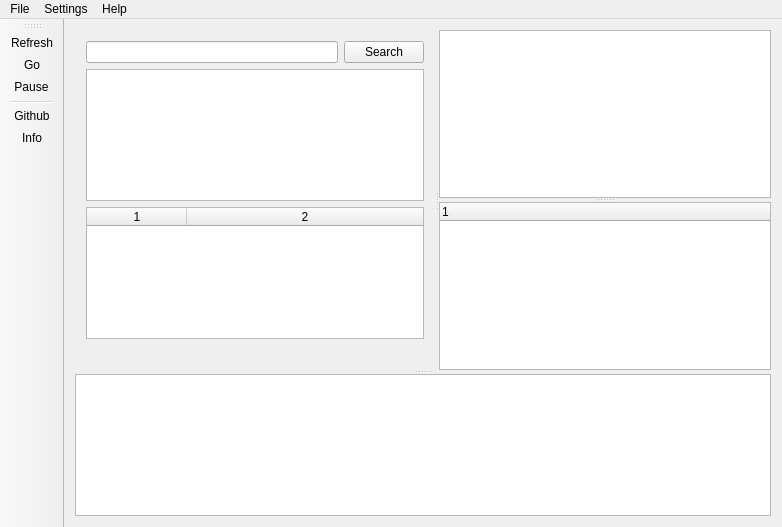
<?xml version="1.0" encoding="UTF-8"?>
<ui version="4.0">
 <class>MainWindow</class>
 <widget class="QMainWindow" name="MainWindow">
  <property name="windowModality">
   <enum>Qt::ApplicationModal</enum>
  </property>
  <property name="geometry">
   <rect>
    <x>0</x>
    <y>0</y>
    <width>782</width>
    <height>527</height>
   </rect>
  </property>
  <property name="cursor">
   <cursorShape>ArrowCursor</cursorShape>
  </property>
  <property name="mouseTracking">
   <bool>true</bool>
  </property>
  <property name="windowTitle">
   <string>MainWindow</string>
  </property>
  <property name="windowIcon">
   <iconset resource="res.qrc">
    <normaloff>:/images/Cat-Black-icon.png</normaloff>:/images/Cat-Black-icon.png</iconset>
  </property>
  <property name="autoFillBackground">
   <bool>true</bool>
  </property>
  <widget class="QWidget" name="centralWidget">
   <layout class="QGridLayout" name="gridLayout">
    <item row="0" column="0">
     <widget class="QSplitter" name="splitter_3">
      <property name="orientation">
       <enum>Qt::Vertical</enum>
      </property>
      <widget class="QSplitter" name="splitter_2">
       <property name="orientation">
        <enum>Qt::Horizontal</enum>
       </property>
       <widget class="QWidget" name="layoutWidget">
        <layout class="QVBoxLayout" name="verticalLayout_2">
         <item>
          <layout class="QHBoxLayout" name="horizontalLayout">
           <item>
            <widget class="QLineEdit" name="lineEdit"/>
           </item>
           <item>
            <widget class="QPushButton" name="pushButton">
             <property name="text">
              <string>Search</string>
             </property>
             <property name="icon">
              <iconset resource="res.qrc">
               <normaloff>:/images/1372960028_search.png</normaloff>:/images/1372960028_search.png</iconset>
             </property>
            </widget>
           </item>
          </layout>
         </item>
         <item>
          <layout class="QVBoxLayout" name="verticalLayout">
           <item>
            <widget class="QTree" name="CloudTree">
             <property name="acceptDrops">
              <bool>true</bool>
             </property>
             <property name="dragEnabled">
              <bool>true</bool>
             </property>
             <property name="dragDropOverwriteMode">
              <bool>true</bool>
             </property>
             <property name="dragDropMode">
              <enum>QAbstractItemView::DragDrop</enum>
             </property>
             <property name="defaultDropAction">
              <enum>Qt::CopyAction</enum>
             </property>
             <property name="selectionMode">
              <enum>QAbstractItemView::ExtendedSelection</enum>
             </property>
             <property name="animated">
              <bool>true</bool>
             </property>
            </widget>
           </item>
           <item>
            <widget class="QTableWidget" name="filesTable">
             <property name="showGrid">
              <bool>false</bool>
             </property>
             <property name="gridStyle">
              <enum>Qt::SolidLine</enum>
             </property>
             <property name="sortingEnabled">
              <bool>true</bool>
             </property>
             <property name="columnCount">
              <number>2</number>
             </property>
             <attribute name="horizontalHeaderCascadingSectionResizes">
              <bool>false</bool>
             </attribute>
             <attribute name="horizontalHeaderStretchLastSection">
              <bool>true</bool>
             </attribute>
             <attribute name="verticalHeaderCascadingSectionResizes">
              <bool>false</bool>
             </attribute>
             <attribute name="verticalHeaderShowSortIndicator" stdset="0">
              <bool>false</bool>
             </attribute>
             <attribute name="verticalHeaderStretchLastSection">
              <bool>false</bool>
             </attribute>
             <column/>
             <column/>
            </widget>
           </item>
           <item>
            <widget class="QLabel" name="filesFoundLabel">
             <property name="text">
              <string/>
             </property>
            </widget>
           </item>
          </layout>
         </item>
        </layout>
       </widget>
       <widget class="QSplitter" name="splitter">
        <property name="orientation">
         <enum>Qt::Vertical</enum>
        </property>
        <widget class="QTree" name="LocalTree">
         <property name="mouseTracking">
          <bool>true</bool>
         </property>
         <property name="acceptDrops">
          <bool>false</bool>
         </property>
         <property name="layoutDirection">
          <enum>Qt::LeftToRight</enum>
         </property>
         <property name="showDropIndicator" stdset="0">
          <bool>true</bool>
         </property>
         <property name="dragEnabled">
          <bool>true</bool>
         </property>
         <property name="dragDropOverwriteMode">
          <bool>true</bool>
         </property>
         <property name="dragDropMode">
          <enum>QAbstractItemView::DragDrop</enum>
         </property>
         <property name="defaultDropAction">
          <enum>Qt::CopyAction</enum>
         </property>
         <property name="alternatingRowColors">
          <bool>false</bool>
         </property>
         <property name="selectionMode">
          <enum>QAbstractItemView::ExtendedSelection</enum>
         </property>
         <property name="selectionBehavior">
          <enum>QAbstractItemView::SelectRows</enum>
         </property>
        </widget>
        <widget class="QTreeWidget" name="treeWidget">
         <column>
          <property name="text">
           <string notr="true">1</string>
          </property>
         </column>
        </widget>
       </widget>
      </widget>
      <widget class="QTextEdit" name="textEdit">
       <property name="enabled">
        <bool>true</bool>
       </property>
      </widget>
     </widget>
    </item>
   </layout>
  </widget>
  <widget class="QMenuBar" name="menuBar">
   <property name="geometry">
    <rect>
     <x>0</x>
     <y>0</y>
     <width>782</width>
     <height>23</height>
    </rect>
   </property>
   <widget class="QMenu" name="menu">
    <property name="title">
     <string>File</string>
    </property>
    <addaction name="actionNew"/>
    <addaction name="actionSave"/>
    <addaction name="actionSave_As"/>
    <addaction name="separator"/>
    <addaction name="actionGo"/>
    <addaction name="actionPause"/>
    <addaction name="separator"/>
    <addaction name="actionQuit"/>
   </widget>
   <widget class="QMenu" name="menuSettings">
    <property name="title">
     <string>Settings</string>
    </property>
    <widget class="QMenu" name="menuView">
     <property name="title">
      <string>HideView</string>
     </property>
     <addaction name="actionDebugInfo"/>
     <addaction name="actionLocalTree"/>
     <addaction name="actionCloudTree"/>
    </widget>
    <addaction name="actionGithub"/>
    <addaction name="menuView"/>
    <addaction name="actionInfo"/>
    <addaction name="actionRefresh"/>
   </widget>
   <widget class="QMenu" name="menuHelp">
    <property name="title">
     <string>Help</string>
    </property>
    <addaction name="actionAbout"/>
   </widget>
   <addaction name="menu"/>
   <addaction name="menuSettings"/>
   <addaction name="menuHelp"/>
  </widget>
  <widget class="QToolBar" name="toolBar">
   <property name="windowTitle">
    <string>toolBar</string>
   </property>
   <attribute name="toolBarArea">
    <enum>LeftToolBarArea</enum>
   </attribute>
   <attribute name="toolBarBreak">
    <bool>false</bool>
   </attribute>
   <addaction name="actionRefresh"/>
   <addaction name="actionGo"/>
   <addaction name="actionPause"/>
   <addaction name="separator"/>
   <addaction name="actionGithub"/>
   <addaction name="actionInfo"/>
  </widget>
  <action name="actionNew">
   <property name="icon">
    <iconset resource="res.qrc">
     <normaloff>:/images/document-new.png</normaloff>:/images/document-new.png</iconset>
   </property>
   <property name="text">
    <string>New</string>
   </property>
   <property name="shortcut">
    <string>Ctrl+N</string>
   </property>
  </action>
  <action name="actionQuit">
   <property name="icon">
    <iconset resource="res.qrc">
     <normaloff>:/images/1372959828_cross-24.png</normaloff>:/images/1372959828_cross-24.png</iconset>
   </property>
   <property name="text">
    <string>Quit</string>
   </property>
   <property name="shortcut">
    <string>Ctrl+Q</string>
   </property>
  </action>
  <action name="actionGithub">
   <property name="icon">
    <iconset resource="res.qrc">
     <normaloff>:/images/github.jpg</normaloff>:/images/github.jpg</iconset>
   </property>
   <property name="text">
    <string>Github</string>
   </property>
  </action>
  <action name="actionAbout">
   <property name="text">
    <string>About</string>
   </property>
  </action>
  <action name="actionSave">
   <property name="icon">
    <iconset>
     <normaloff>:/images/1372959789_Floopy.png</normaloff>:/images/1372959789_Floopy.png</iconset>
   </property>
   <property name="text">
    <string>Save</string>
   </property>
   <property name="shortcut">
    <string>Ctrl+S</string>
   </property>
  </action>
  <action name="actionSave_As">
   <property name="icon">
    <iconset resource="res.qrc">
     <normaloff>:/images/Actions-document-save-all-icon.png</normaloff>:/images/Actions-document-save-all-icon.png</iconset>
   </property>
   <property name="text">
    <string>Save As</string>
   </property>
  </action>
  <action name="actionGo">
   <property name="icon">
    <iconset resource="res.qrc">
     <normaloff>:/images/1373155865_media-play.png</normaloff>:/images/1373155865_media-play.png</iconset>
   </property>
   <property name="text">
    <string>Go</string>
   </property>
  </action>
  <action name="actionPause">
   <property name="icon">
    <iconset resource="res.qrc">
     <normaloff>:/images/1373155874_media-pause.png</normaloff>:/images/1373155874_media-pause.png</iconset>
   </property>
   <property name="text">
    <string>Pause</string>
   </property>
  </action>
  <action name="actionInfo">
   <property name="icon">
    <iconset resource="res.qrc">
     <normaloff>:/images/info.png</normaloff>:/images/info.png</iconset>
   </property>
   <property name="text">
    <string>Info</string>
   </property>
  </action>
  <action name="actionDebugInfo">
   <property name="checkable">
    <bool>true</bool>
   </property>
   <property name="text">
    <string>debugInfo</string>
   </property>
  </action>
  <action name="actionLocalTree">
   <property name="checkable">
    <bool>true</bool>
   </property>
   <property name="text">
    <string>LocalTree</string>
   </property>
  </action>
  <action name="actionCloudTree">
   <property name="checkable">
    <bool>true</bool>
   </property>
   <property name="text">
    <string>CloudTree</string>
   </property>
  </action>
  <action name="actionRefresh">
   <property name="icon">
    <iconset resource="res.qrc">
     <normaloff>:/images/recycle.png</normaloff>:/images/recycle.png</iconset>
   </property>
   <property name="text">
    <string>Refresh</string>
   </property>
  </action>
 </widget>
 <layoutdefault spacing="6" margin="11"/>
 <customwidgets>
  <customwidget>
   <class>QTree</class>
   <extends>QTreeView</extends>
   <header>qtree.h</header>
  </customwidget>
 </customwidgets>
 <resources>
  <include location="res.qrc"/>
 </resources>
 <connections/>
</ui>
